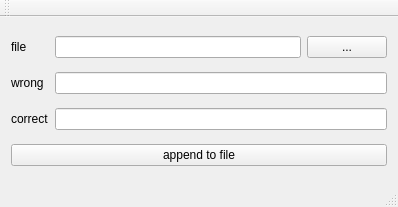
<?xml version="1.0" encoding="UTF-8"?>
<ui version="4.0">
 <class>MainWindow</class>
 <widget class="QMainWindow" name="MainWindow">
  <property name="geometry">
   <rect>
    <x>0</x>
    <y>0</y>
    <width>398</width>
    <height>207</height>
   </rect>
  </property>
  <property name="windowTitle">
   <string>MainWindow</string>
  </property>
  <widget class="QWidget" name="centralWidget">
   <layout class="QGridLayout" name="gridLayout">
    <item row="0" column="0">
     <widget class="QLabel" name="label_3">
      <property name="text">
       <string>file</string>
      </property>
     </widget>
    </item>
    <item row="0" column="1">
     <widget class="QLineEdit" name="lineEditFile"/>
    </item>
    <item row="1" column="0">
     <widget class="QLabel" name="label">
      <property name="text">
       <string>wrong</string>
      </property>
     </widget>
    </item>
    <item row="2" column="0">
     <widget class="QLabel" name="label_2">
      <property name="text">
       <string>correct</string>
      </property>
     </widget>
    </item>
    <item row="0" column="2">
     <widget class="QPushButton" name="pushButtonSelectFile">
      <property name="text">
       <string>...</string>
      </property>
     </widget>
    </item>
    <item row="1" column="1" colspan="2">
     <widget class="QLineEdit" name="lineEditWrong"/>
    </item>
    <item row="2" column="1" colspan="2">
     <widget class="QLineEdit" name="lineEditCorrect"/>
    </item>
    <item row="3" column="0" colspan="3">
     <widget class="QPushButton" name="pushButtonAppendToFile">
      <property name="text">
       <string>append to file</string>
      </property>
     </widget>
    </item>
   </layout>
  </widget>
  <widget class="QMenuBar" name="menuBar">
   <property name="geometry">
    <rect>
     <x>0</x>
     <y>0</y>
     <width>398</width>
     <height>22</height>
    </rect>
   </property>
  </widget>
  <widget class="QToolBar" name="mainToolBar">
   <attribute name="toolBarArea">
    <enum>TopToolBarArea</enum>
   </attribute>
   <attribute name="toolBarBreak">
    <bool>false</bool>
   </attribute>
  </widget>
  <widget class="QStatusBar" name="statusBar"/>
 </widget>
 <layoutdefault spacing="6" margin="11"/>
 <resources/>
 <connections/>
</ui>
